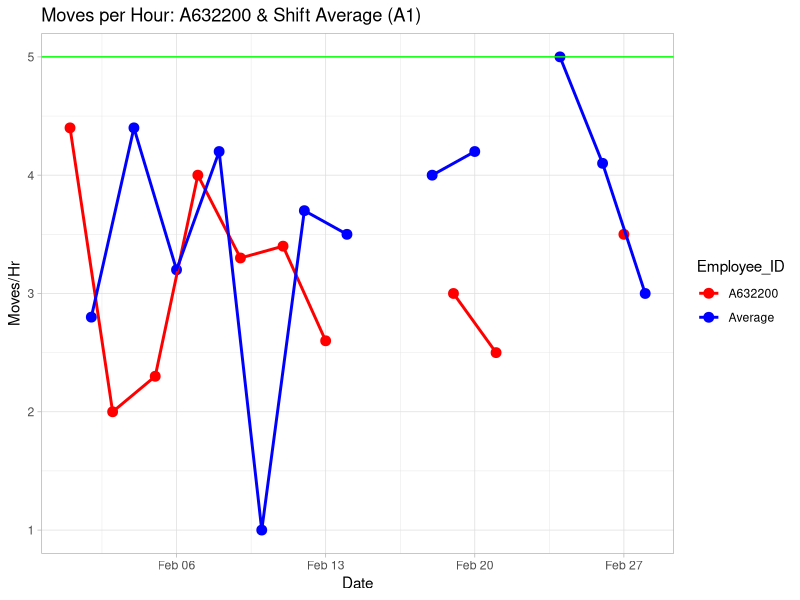

This figure's R source:
## ---- chunk 1
knitr::opts_chunk$set(echo = TRUE)
## ---- chunk 2
## Step 1
library(tidyverse)
library(data.table)
## ---- chunk 3
dat <- read.csv("2023_02_summary.csv", header=FALSE)
## ---- chunk 4
employee_ID <- pull(dat,V2)
employee_ID <- unique(employee_ID)
employee_ID <- employee_ID[3:length(employee_ID)]
## ---- chunk 5
## Remove rows below Employee_Id in data
tempVar1 <- length(employee_ID)+3
tempVar2 <- nrow(dat)
dat <- dat[-c(tempVar1:tempVar2),]

## Remove commas, which if present returns NA upon conversion to numeric class (e.g 1,215 to 1215)
tempVar3 <- c(3:length(dat))
dat[tempVar3] <- lapply(dat[tempVar3], gsub, pattern =",", replacement="")

## Remove % symbols, which if present returns NA upon conversion to numeric class (e.g. 98% = 98)
dat[tempVar3] <- lapply(dat[tempVar3], gsub, pattern ="%", replacement="")

## Create completed moves (cms) dataframe
cms_v1 <- dat[, dat[2, ] == "Completed Moves"]
cms_v2 <- dat[, c(2,length(dat)-3)]
cms_v3 <- cbind(cms_v2, cms_v1)

## Create moves per hour (mph) dataframe
mph_v1 <- dat[, dat[2, ] == "MPH"]
mph_v2 <- dat[, c(2,length(dat)-1)]
mph_v3 <- cbind(mph_v2, mph_v1)

## Create on time percent (otp) dataframe
otp_v1 <- dat[, dat[2, ] == "On-Time Moves "]
otp_v2 <- dat[, c(2,length(dat))]
otp_v3 <- cbind(otp_v2, otp_v1)

## Create hours Worked (hrw) dataframe
hrw_v1 <- dat[, dat[2, ] == "Hours Worked"]
hrw_v2 <- dat[, c(2,length(dat)-2)]
hrw_v3 <- cbind(hrw_v2, hrw_v1)

## Make the date row the header for cms, mph, otp, and hrw dataframes
cms_v4 <- cms_v3
colnames(cms_v4) <- cms_v3[1, ]
cms_v4 = cms_v4[-1,]

mph_v4 <- mph_v3
colnames(mph_v4) <- mph_v3[1, ]
mph_v4 = mph_v4[-1,]

otp_v4 <- otp_v3
colnames(otp_v4) <- otp_v3[1, ]
otp_v4 = otp_v4[-1,]

hrw_v4 <- hrw_v3
colnames(hrw_v4) <- hrw_v3[1, ]
hrw_v4 = hrw_v4[-1,]

## Label the column Employee ID column
colnames(cms_v4)[1] <- "Employee_ID"
colnames(mph_v4)[1] <- "Employee_ID"
colnames(otp_v4)[1] <- "Employee_ID"
colnames(hrw_v4)[1] <- "Employee_ID"

## Label the Total column 
colnames(cms_v4)[2] <- "Total"
colnames(mph_v4)[2] <- "Total"
colnames(otp_v4)[2] <- "Total"
colnames(hrw_v4)[2] <- "Total"

## Change the data class from character to numeric
c4 <- c(2:length(cms_v4))
cms_v4[ ,c4] <- apply(cms_v4[ ,c4], 2, function(x) as.numeric(as.character(x)))
mph_v4[ ,c4] <- apply(mph_v4[ ,c4], 2, function(x) as.numeric(as.character(x)))
otp_v4[ ,c4] <- apply(otp_v4[ ,c4], 2, function(x) as.numeric(as.character(x)))
hrw_v4[ ,c4] <- apply(hrw_v4[ ,c4], 2, function(x) as.numeric(as.character(x)))

## Add a row with the calculated mean 

### Copy dataframe
cms_v5 <- cms_v4
mph_v5 <- mph_v4
otp_v5 <- otp_v4

### Calculate mean of all numeric columns
cms_v5 <- cms_v4 %>% summarize_if(is.numeric, mean, na.rm = TRUE)
mph_v5 <- mph_v4 %>% summarize_if(is.numeric, mean, na.rm = TRUE)
otp_v5 <- otp_v4 %>% summarize_if(is.numeric, mean, na.rm = TRUE)

### Label the new row 
Employee_ID <- "Average"
cms_v5$Employee_ID <- Employee_ID
mph_v5$Employee_ID <- Employee_ID
otp_v5$Employee_ID <- Employee_ID

### Reorder A number column from last to first
cms_v5 <- cms_v5[, c(length(cms_v5),1:length(cms_v5)-1)]
mph_v5 <- mph_v5[, c(length(mph_v5),1:length(mph_v5)-1)]
otp_v5 <- otp_v5[, c(length(otp_v5),1:length(otp_v5)-1)]

### In the darkness bind them
cms_v6 <- rbind(cms_v4,cms_v5)
mph_v6 <- rbind(mph_v4,mph_v5)
otp_v6 <- rbind(otp_v4,otp_v5)

### Round to appropriate digit
cms_v7 <- cms_v6 %>% mutate(across(is.numeric, round, digits=1))
mph_v7 <- mph_v6 %>% mutate(across(is.numeric, round, digits=1))
otp_v7 <- otp_v6 %>% mutate(across(is.numeric, round, digits=1))

## Clean up variable names
cms <- cms_v7
mph <- mph_v7
otp <- otp_v7
hrw <- hrw_v4
## ---- chunk 6
# 590 Employee Reference Table
names <- c("Shonda Johnson","Alandrea Smith","Joe Juarez","Thad Schmitz","James Wood","Alex Marquette","Jon Naylor","Cody Bertram","Tom Nie","Reece Gilbert","Aaron Sasse","Raymond Wiech","Thomas Oetker","Curt Johnson","Wyatt Catron","Rick Wharton","Joe Volker")
driver_ID <- c("A633224","A634341","A639084","A649672","A582797","A651095","A649670","A650934","A593317","A642379","A617437","A648278","A644891","A639650","A641937","A642929","A650739")
employees <- data.frame(names,driver_ID)

#Employee ID's by shift
a1 <- c("A633224","A634341","A639084","A649672")
a2 <- c("A582797","A651095","A649670","A650934")
b1 <- c("A593317","A642379","A617437","A648278","A644891")
b2 <- c("A639650","A641937","A642929","A650739")

## ---- chunk 7
## Shift A1
cms_a1 <- subset(cms, employee_ID %in% a1)
mph_a1 <- subset(mph, employee_ID %in% a1)
otp_a1 <- subset(otp, employee_ID %in% a1)
hrw_a1 <- subset(hrw, employee_ID %in% a1)

##Shift A2
cms_a2 <- subset(cms, employee_ID %in% a2)
mph_a2 <- subset(mph, employee_ID %in% a2)
otp_a2 <- subset(otp, employee_ID %in% a2)
hrw_a2 <- subset(hrw, employee_ID %in% a2)

##Shift B1
cms_b1 <- subset(cms, employee_ID %in% b1)
mph_b1 <- subset(mph, employee_ID %in% b1)
otp_b1 <- subset(otp, employee_ID %in% b1)
hrw_b1 <- subset(hrw, employee_ID %in% b1)

##Shift B2
cms_b2 <- subset(cms, employee_ID %in% b2)
mph_b2 <- subset(mph, employee_ID %in% b2)
otp_b2 <- subset(otp, employee_ID %in% b2)
hrw_b2 <- subset(hrw, employee_ID %in% b2)
## ---- chunk 8
##Calculate the means
cms_a1_mean <- cms_a1 %>%
        select(-c(1,2)) %>%
  summarize_if(is.numeric, mean, na.rm = TRUE)

cms_a2_mean <- cms_a2 %>%
        select(-c(1,2)) %>%
  summarize_if(is.numeric, mean, na.rm = TRUE)

cms_b1_mean <- cms_b1 %>%
        select(-c(1,2)) %>%
  summarize_if(is.numeric, mean, na.rm = TRUE)

cms_b2_mean <- cms_b2 %>%
        select(-c(1,2)) %>%
  summarize_if(is.numeric, mean, na.rm = TRUE)

mph_a1_mean <- mph_a1 %>%
        select(-c(1,2)) %>%
  summarize_if(is.numeric, mean, na.rm = TRUE)

mph_a2_mean <- mph_a2 %>%
        select(-c(1,2)) %>%
  summarize_if(is.numeric, mean, na.rm = TRUE)

mph_b1_mean <- mph_b1 %>%
        select(-c(1,2)) %>%
  summarize_if(is.numeric, mean, na.rm = TRUE)

mph_b2_mean <- mph_b2 %>%
        select(-c(1,2)) %>%
  summarize_if(is.numeric, mean, na.rm = TRUE)

otp_a1_mean <- otp_a1 %>%
        select(-c(1,2)) %>%
  summarize_if(is.numeric, mean, na.rm = TRUE)

otp_a2_mean <- otp_a2 %>%
        select(-c(1,2)) %>%
  summarize_if(is.numeric, mean, na.rm = TRUE)

otp_b1_mean <- otp_b1 %>%
        select(-c(1,2)) %>%
  summarize_if(is.numeric, mean, na.rm = TRUE)

otp_b2_mean <- otp_b2 %>%
        select(-c(1,2)) %>%
  summarize_if(is.numeric, mean, na.rm = TRUE)

## Add columns back to rbind
add_columns_back <- list(Employee_ID = "Average", Total = NA)
add_columns_back <- as.data.frame(add_columns_back)

## In the darkness bind them
cms_a1_mean <- cbind(add_columns_back,cms_a1_mean)
cms_a1 <- rbind(cms_a1,cms_a1_mean)
cms_a1 <- cms_a1 %>% mutate(across(is.numeric, round, digits=1))

cms_a2_mean <- cbind(add_columns_back,cms_a2_mean)
cms_a2 <- rbind(cms_a2,cms_a2_mean)
cms_a2 <- cms_a2 %>% mutate(across(is.numeric, round, digits=1))

cms_b1_mean <- cbind(add_columns_back,cms_b1_mean)
cms_b1 <- rbind(cms_b1,cms_b1_mean)
cms_b1 <- cms_b1 %>% mutate(across(is.numeric, round, digits=1))

cms_b2_mean <- cbind(add_columns_back,cms_b2_mean)
cms_b2 <- rbind(cms_b2,cms_b2_mean)
cms_b2 <- cms_b2 %>% mutate(across(is.numeric, round, digits=1))

mph_a1_mean <- cbind(add_columns_back,mph_a1_mean)
mph_a1 <- rbind(mph_a1,mph_a1_mean)
mph_a1 <- mph_a1 %>% mutate(across(is.numeric, round, digits=1))

mph_a2_mean <- cbind(add_columns_back,mph_a2_mean)
mph_a2 <- rbind(mph_a2,mph_a2_mean)
mph_a2 <- mph_a2 %>% mutate(across(is.numeric, round, digits=1))

mph_b1_mean <- cbind(add_columns_back,mph_b1_mean)
mph_b1 <- rbind(mph_b1,mph_b1_mean)
mph_b1 <- mph_b1 %>% mutate(across(is.numeric, round, digits=1))

mph_b2_mean <- cbind(add_columns_back,mph_b2_mean)
mph_b2 <- rbind(mph_b2,mph_b2_mean)
mph_b2 <- mph_b2 %>% mutate(across(is.numeric, round, digits=1))

otp_a1_mean <- cbind(add_columns_back,otp_a1_mean)
otp_a1 <- rbind(otp_a1,otp_a1_mean)
otp_a1 <- otp_a1 %>% mutate(across(is.numeric, round, digits=1))

otp_a2_mean <- cbind(add_columns_back,otp_a2_mean)
otp_a2 <- rbind(otp_a2,otp_a2_mean)
otp_a2 <- otp_a2 %>% mutate(across(is.numeric, round, digits=1))

otp_b1_mean <- cbind(add_columns_back,otp_b1_mean)
otp_b1 <- rbind(otp_b1,otp_b1_mean)
otp_b1 <- otp_b1 %>% mutate(across(is.numeric, round, digits=1))

otp_b2_mean <- cbind(add_columns_back,otp_b2_mean)
otp_b2 <- rbind(otp_b2,otp_b2_mean)
otp_b2 <- otp_b2 %>% mutate(across(is.numeric, round, digits=1))

## ---- chunk 9
### Pivot Longer
test <- cms_a1 %>%
        pivot_longer(
                cols = !"Employee_ID",
                names_to = "Date",
                values_to = "Count"
        )
### Pivot Wider
test <- test %>%
        pivot_wider(
                names_from = "Employee_ID",
                values_from = "Count"
        )
### Remove Total Row
test <- test[-1,]
View(test)

## ---- chunk 10
test2 <- mph_a1[,-2] %>%
        pivot_longer(
                cols = !"Employee_ID",
                names_to = "Date",
                values_to = "Count",

        )
test2$Date <- mdy(test2$Date)
test2 <- as.data.frame(test2)
viz_test <- test2 %>%
        filter(Employee_ID == c("A632200","Average")) %>%
        ggplot(aes(x=Date,y=Count, color = Employee_ID))+
        geom_point(size=3)+
        geom_line(size=1)+
        geom_hline(yintercept = 5, color = "green") +
        scale_color_manual(values = c("red", "blue")) +
        labs(y="Moves/Hr",title = "Moves per Hour: A632200 & Shift Average (A1)")+
        theme_light()
viz_test


## ---- chunk 11
test2 <- cms_a1[,-2] %>%
        pivot_longer(
                cols = !"Employee_ID",
                names_to = "Date",
                values_to = "Count",
                values_drop_na = TRUE
        )
test2$Date <- mdy(test2$Date)

